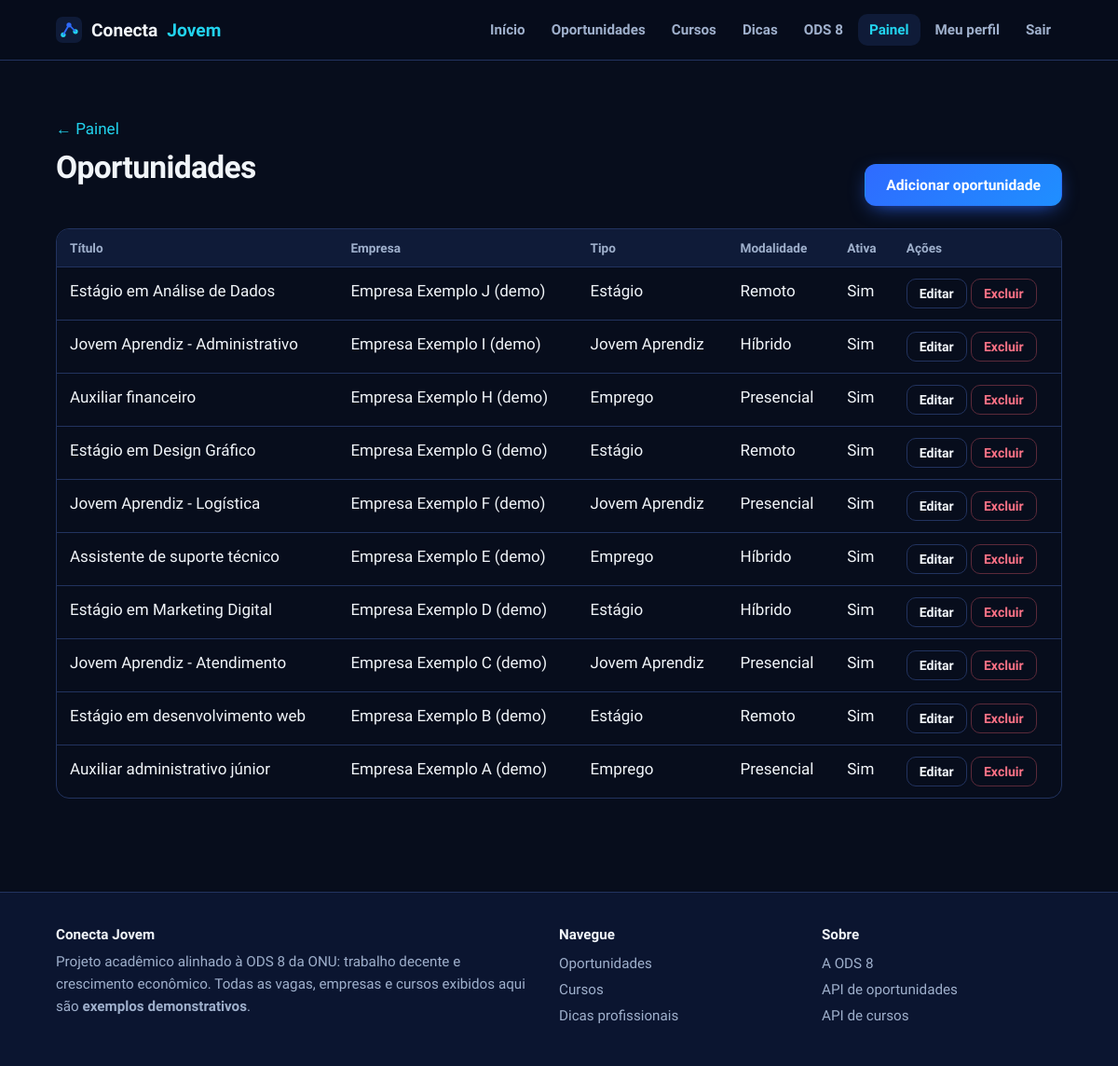
The app's page /admin/oportunidades (signed in) with its own data.
### models.py (models this page shows, shortened)
class Oportunidade(db.Model):
    __tablename__ = "oportunidades"
    id = db.Column(db.Integer, primary_key=True)
    titulo = db.Column(db.String(150), nullable=False)
    empresa = db.Column(db.String(120), nullable=False)
    descricao = db.Column(db.Text, nullable=False)
    categoria = db.Column(db.String(60), nullable=False)
    modalidade = db.Column(db.String(20), nullable=False)
    localizacao = db.Column(db.String(100), nullable=False)
    tipo = db.Column(db.String(20), nullable=False)
    ativa = db.Column(db.Boolean, nullable=False, default=True)
    data_criacao = db.Column(db.DateTime, nullable=False, default=datetime.utcnow)
    candidaturas = db.relationship(
        "Candidatura", back_populates="oportunidade", cascade="all, delete-orphan"
    )

### app.py (the view)
    @app.get("/admin/<chave>")
    @admin_obrigatorio
    def admin_lista(chave):
        ent = entidade_ou_404(chave)
        itens = ent["modelo"].query.order_by(ent["modelo"].id.desc()).all()
        return render_template("admin/lista.html", chave=chave, ent=ent, itens=itens)

### models.py (called while the page is built)
    @property
    def is_admin(self):
        return self.tipo == "admin"

### templates/admin/lista.html (shortened to what this page needs)
{% extends "base.html" %}
{% from "_macros.html" import tag_status %}
{% block conteudo %}
<section class="bloco"><div class="wrap">
  <div class="cab"><div><a href="{{ url_for('painel_admin') }}">&larr; Painel</a><h2 style="margin-top:8px">{{ ent.plural }}</h2></div>
    <a class="btn btn-pri" href="{{ url_for('admin_novo', chave=chave) }}">Adicionar {{ ent.singular }}</a></div>
  {% if itens %}
  <div class="tabela"><table>
    <thead><tr>{% for col, rot in ent.colunas %}<th>{{ rot }}</th>{% endfor %}<th>Ações</th></tr></thead>
    <tbody>{% for i in itens %}<tr>
      {% for col, rot in ent.colunas %}<td>
        {% if col == 'usuario' %}{{ i.usuario.nome }}
        {% elif col == 'oportunidade' %}{{ i.oportunidade.titulo }}
        {% elif col == 'status' %}{{ tag_status(i.status) }}
        {% elif col == 'ativa' %}{{ 'Sim' if i.ativa else 'Não' }}
        {% elif col in ('data_criacao','data_candidatura') %}{{ i[col].strftime('%d/%m/%Y') }}
        {% else %}{{ i[col] }}{% endif %}
      </td>{% endfor %}
      <td class="acoes-linha">
        <a class="btn btn-sec btn-sm" href="{{ url_for('admin_editar', chave=chave, rid=i.id) }}">Editar</a>
        <form method="post" action="{{ url_for('admin_excluir', chave=chave, rid=i.id) }}" data-confirmar="Excluir este registro? Esta ação não pode ser desfeita.">
          <input type="hidden" name="csrf_token" value="{{ csrf_token }}"><button class="btn btn-risk btn-sm" type="submit">Excluir</button></form>
      </td></tr>{% endfor %}</tbody>
  </table></div>
  {% else %}<div class="vazio">Nenhum registro ainda. Use o botão acima para adicionar.</div>{% endif %}
</div></section>
{% endblock %}

### static/css/style.css (style rules this page uses)
:root { --bg:#070d1c; --bg2:#0b1530; --surf:#0f1b38; --surf2:#14234a; --line:#22335f; --blue:#2f6bff; --cyan:#22d3ee; --txt:#f1f5f9; --mut:#9fb0cc; --ok:#34d399; --err:#fb7185; --warn:#fbbf24; --r:14px; --fh:'Sora',system-ui,sans-serif; --fb:'Source Sans 3',system-ui,sans-serif; }
* { box-sizing:border-box }
html { scroll-behavior:smooth }
body { margin:0;background:var(--bg);color:var(--txt);font:17px/1.6 var(--fb);min-height:100vh;display:flex;flex-direction:column }
a { color:var(--cyan);text-decoration:none }
h1,h2,h3 { font-family:var(--fh);line-height:1.2;margin:0 0 .6em;letter-spacing:-.02em }
h2 { font-size:clamp(1.5rem,3vw,2.1rem) }
.wrap { max-width:1120px;margin:0 auto;padding:0 20px }
.btn { display:inline-flex;align-items:center;justify-content:center;gap:8px;padding:12px 22px;border-radius:12px;border:1px solid transparent;font:700 .98rem var(--fb);cursor:pointer;transition:transform .15s,box-shadow .2s,background .2s,border-color .2s;text-decoration:none!important;color:#fff }
.btn-pri { background:linear-gradient(135deg,var(--blue),#1f8fff);box-shadow:0 6px 22px -8px var(--blue) }
.btn-sec { background:transparent;border-color:var(--line);color:var(--txt) }
.btn-risk { background:transparent;border-color:#5b2a3a;color:var(--err) }
.btn-sm { padding:7px 13px;font-size:.88rem;border-radius:10px }
section.bloco { padding:60px 0 }
.cab { display:flex;justify-content:space-between;align-items:end;gap:16px;margin-bottom:24px;flex-wrap:wrap }
.tabela { overflow-x:auto;border:1px solid var(--line);border-radius:var(--r) }
table { width:100%;border-collapse:collapse;min-width:620px }
th,td { padding:12px 14px;text-align:left;border-bottom:1px solid var(--line);vertical-align:top }
th { font:600 .85rem var(--fb);color:var(--mut);background:var(--surf) }
tr:last-child td { border-bottom:0 }
td.acoes-linha { white-space:nowrap }
td form { display:inline }

### records on screen
Oportunidade: titulo "Estágio em Análise de Dados" "Empresa Exemplo J (demo)" "Estágio" "Remoto", ativa "Sim"
Oportunidade: titulo "Jovem Aprendiz - Administrativo" "Empresa Exemplo I (demo)" "Jovem Aprendiz" "Híbrido", ativa "Sim"
Oportunidade: titulo "Auxiliar financeiro" "Empresa Exemplo H (demo)" "Emprego" "Presencial", ativa "Sim"
Oportunidade: titulo "Estágio em Design Gráfico" "Empresa Exemplo G (demo)" "Estágio" "Remoto", ativa "Sim"
Oportunidade: titulo "Jovem Aprendiz - Logística" "Empresa Exemplo F (demo)" "Jovem Aprendiz" "Presencial", ativa "Sim"
Oportunidade: titulo "Assistente de suporte técnico" "Empresa Exemplo E (demo)" "Emprego" "Híbrido", ativa "Sim"
Oportunidade: titulo "Estágio em Marketing Digital" "Empresa Exemplo D (demo)" "Estágio" "Híbrido", ativa "Sim"
Oportunidade: titulo "Jovem Aprendiz - Atendimento" "Empresa Exemplo C (demo)" "Jovem Aprendiz" "Presencial", ativa "Sim"
Oportunidade: titulo "Estágio em desenvolvimento web" "Empresa Exemplo B (demo)" "Estágio" "Remoto", ativa "Sim"
Oportunidade: titulo "Auxiliar administrativo júnior" "Empresa Exemplo A (demo)" "Emprego" "Presencial", ativa "Sim"

### other values on screen
{{ ent.plural }} "Oportunidades"
{{ ent.singular }} "oportunidade"
{{ rot }} "Título" "Empresa" "Tipo" "Modalidade" "Ativa"
